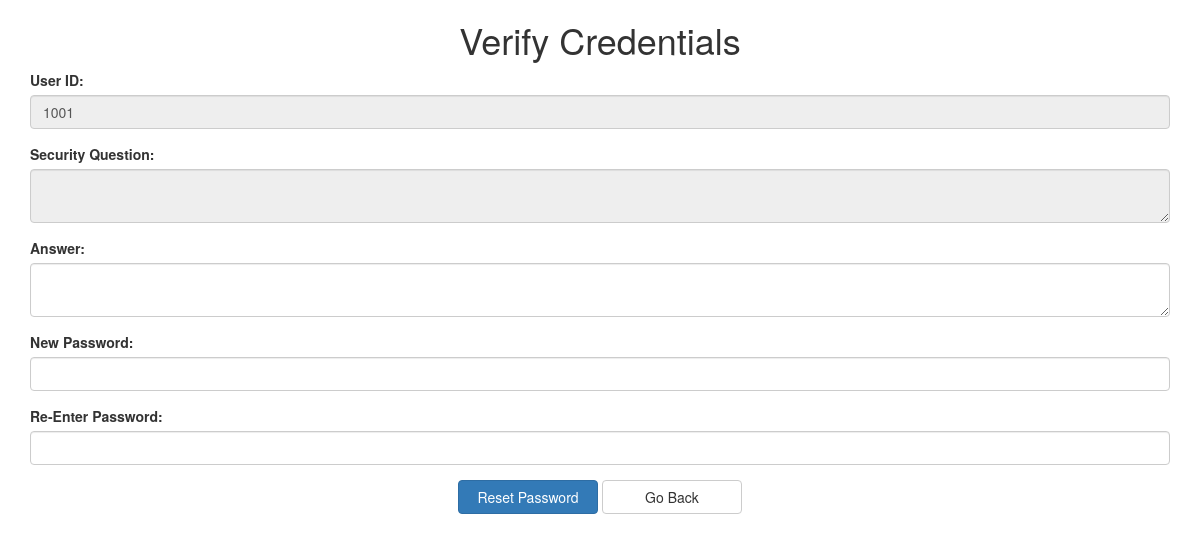
Before: /forgot_password_process.php?target=1001 with the older database file.
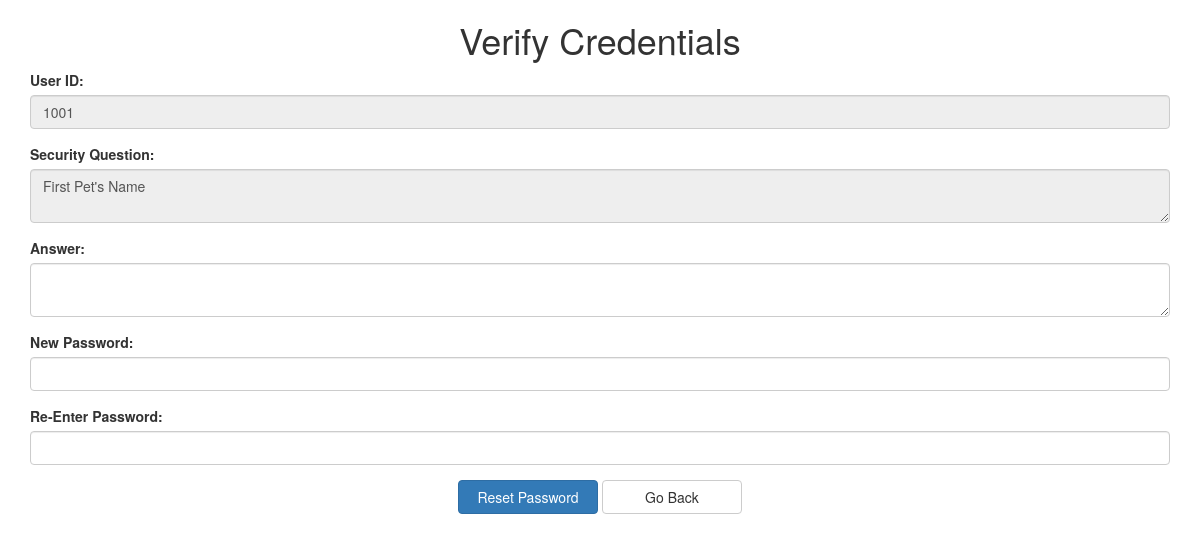
After: the same page with the newer database file.
### tables this page shows
CREATE TABLE `user` (
  `userID` int(11) NOT NULL,
  `userPass` varchar(255) NOT NULL,
  `secQuestion` varchar(250) DEFAULT NULL,
  `secAnswer` varchar(250) DEFAULT NULL
);

### forgot_password_process.php (the view, shortened to what this page needs)
<?php
    require_once "dbconnect.php";
?>
<!DOCTYPE html>
<html data-ng-app="" lang="en">
<head>
    <link href="css/bootstrap.min.css" rel="stylesheet" />
</head>
<body>
<?php
if($_SERVER["REQUEST_METHOD"] == "POST")
{
    $userID = SanitizeData($_POST["target"]);
    $userNPass = "";
    $hasError = false;
    $input_userSA = SanitizeData($_POST["sa"]);
    $storedSA = SanitizeData($_POST["ssa"]);
    if(empty($input_userSA))
    {
		$hasError = true;
        $sa_error = "Security answer not found.";
    }
	else if($input_userSA != $storedSA)
    {
        $hasError = true;
        $verify_error = "Verification failed.";
	}
    $input_userNPass = SanitizeData($_POST["pws"]);
    $input_userCNPass = SanitizeData($_POST["re_pws"]);
    if(empty($input_userNPass))
    {
		$hasError = true;
        $pws_error = "New password not found.";
    }
    if(empty($input_userCNPass))
    {
		$hasError = true;
        $repws_error = "Re-entered password not found.";
    }
	else
	{
        $userNPass = MysqliEscape($connect, $input_userNPass);
	}
	if(!($hasError))
	{
        $pws_hash = password_hash($userNPass, PASSWORD_DEFAULT);
		$sql = "UPDATE user SET userPass = '$pws_hash' WHERE userID = " . $userID;
		if (mysqli_query($connect, $sql)) {
            mysqli_close($connect);
			header("location: login.php");
			exit();
		}
		else
		{
			$server_comm_error = "Error: " . $sql . "</br>" . die(mysqli_error($connect));
		}
	}
    mysqli_close($connect);
}
else
{
    if(isset($_GET['target']) && !empty(trim($_GET['target'])))
    {
        $target = trim($_GET['target']);
        $sql = "SELECT * FROM user WHERE userID = " . $target;
        if (mysqli_query($connect, $sql))
        {
            $results = mysqli_query($connect, $sql);
            $row = mysqli_fetch_array($results);
            $SQ = $row['secQuestion'];
        }
        else
        {
            $server_comm_error = "Error: " . $sql . "</br>" . die(mysqli_error($connect));
        }
    }
    else
    {
        mysqli_close($connect);
        header("location: login.php");
        exit();
    }
}
?>
    <div class="container">
        <div class="row">
            <div class="col-md-12">
                <h1>Verify Credentials</h1>
            </div>
        </div>
        <div class="row">
            <div class="col-md-12">
                <form name="f_password" id="f_password" method="post" action="forgot_password_process.php">
                    <div class="form-group">
                        <label for="user">User ID: </label>
                        <input type="text" name="user" id="user" maxlength="11" class="form-control" disabled="disabled"
                        value="<?php
                                if($_SERVER["REQUEST_METHOD"] == "POST")
                                    echo $_POST["target"];
                                else
                                    echo $target; ?>"/>
                    </div>
                    <div class="form-group">
                        <label for="sq">Security Question: </label>
                        <textarea name="sq" id="sq" maxlength="250" class="form-control" disabled="disabled"><?php
                                if($_SERVER["REQUEST_METHOD"] == "POST")
                                    echo $_POST["sq"];
                                else
                                    echo $SQ; ?></textarea>
                    </div>
                    <div class="form-group">
                        <label for="sa">Answer: </label>
                        <textarea name="sa" id="sa" class="form-control" maxlength="250"><?php
                                if($_SERVER["REQUEST_METHOD"] == "POST")
                                    echo $_POST["sa"];?></textarea>
                    </div>
                    <div class="form-group">
                        <label for="pws">New Password: </label>
                        <input type="password" name="pws" class="form-control" id="pws" value="<?php echo $_POST["pws"]; ?>" maxlength="20"/>
                    </div>
                    <div class="form-group">
                        <label for="re_pws">Re-Enter Password: </label>
                        <input type="password" name="re_pws" class="form-control" id="re_pws" value="<?php echo $_POST["re_pws"]; ?>" maxlength="20"/>
                    </div>
                    <div class="form-group text-center">
                        <input type="submit" name="reset" id="reset_pws_button" value="Reset Password" class="btn btn-primary"/>
                        <a href="forgot_password.php" class="btn btn-default">Go Back</a>
                    </div>
                </form>
            </div>
        </div>
    </div>
</body>
</html>

Changed rows visible on the page:
now on this page (row edited): user: sq "First Pet's Name"
